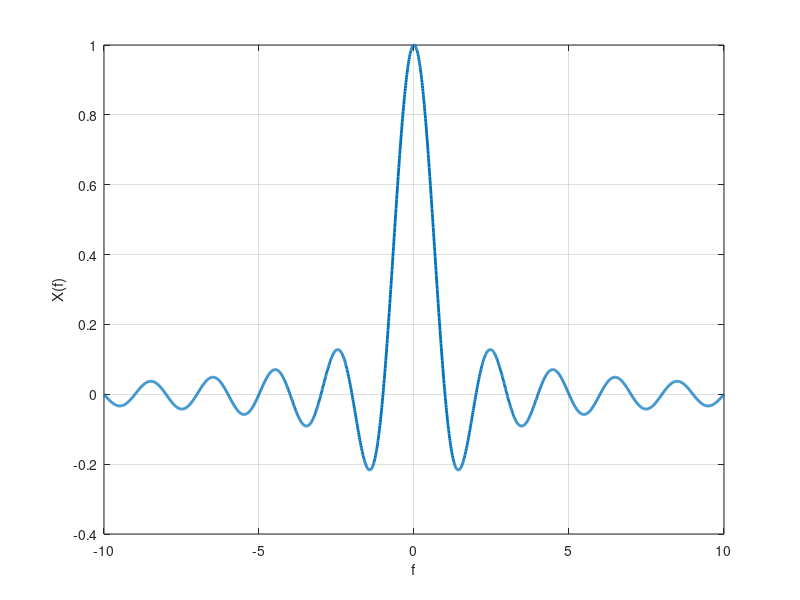

Here is the MATLAB script that generated this plot:
clc; clear all;
f_length = 20;
fc=1;
fs=100;
f=(-10*fs):(fs*f_length/2);f=f./fs;

wave=sinc(f);

plot(f,wave,'LineWidth',2);grid on;
xlabel('f');
ylabel('X(f)');